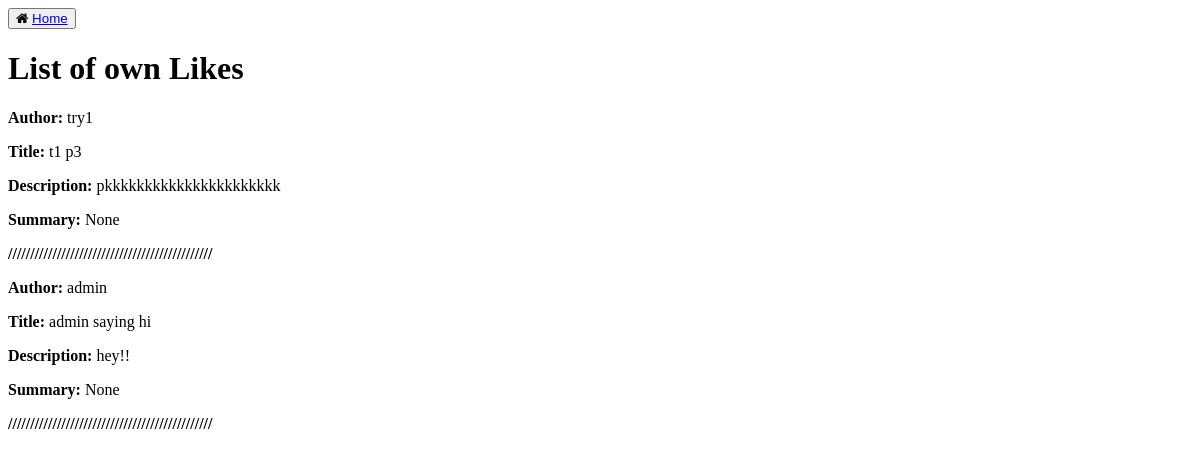
The app's page /posts/display_like/, older data.
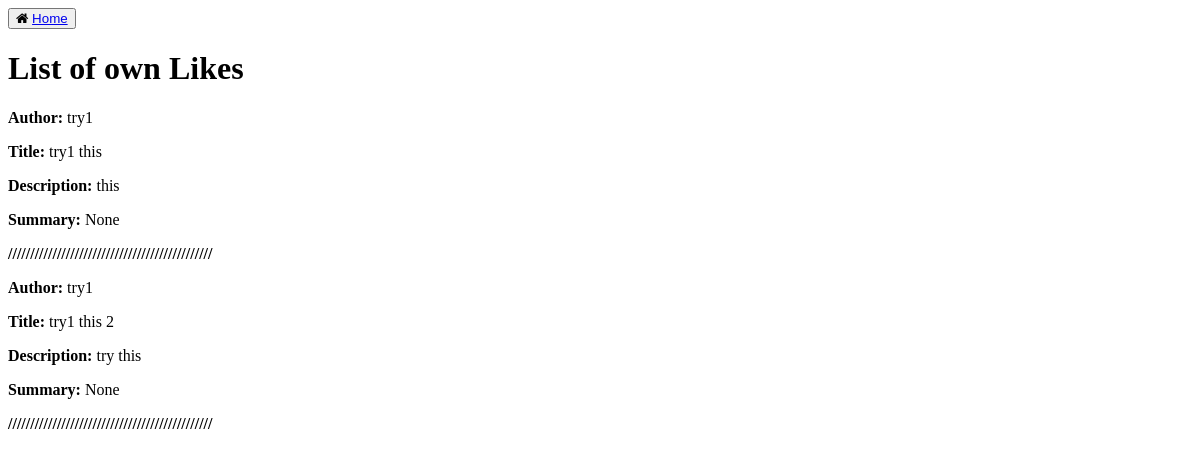
The same page, newer data.
### social_distribution/models.py (models this page shows, shortened)
class Like(models.Model):
    id = models.UUIDField(primary_key=True, default=uuid.uuid4, editable=False)
    author = models.ForeignKey(Author, on_delete=models.CASCADE)
    post = models.ForeignKey(Post, on_delete=models.CASCADE)
    summary = models.CharField(max_length=100, null=True, blank=True)
    date_created = models.DateTimeField(default=timezone.now, editable=False)

class Post(models.Model):
    id = models.UUIDField(primary_key=True, default=uuid.uuid4, editable=False)
    author = models.ForeignKey(Author, on_delete=models.CASCADE, default=None, null=True, blank=True)
    source = models.URLField(null=True, default=None)
    origin = models.URLField(null=True, default=None)
    image = models.URLField(null=True, default=None)
    title = models.CharField(max_length=100, default='')
    description = models.TextField(max_length=150, default='')
    content_type = models.CharField(max_length=30, default='text/plain')
    content = models.TextField(max_length=1000, default='')
    categories = models.CharField(max_length=100, default='')
    count = models.IntegerField(default=0)
    published = models.DateTimeField(default=timezone.now, editable=False)
    modified = models.DateTimeField(default=timezone.now)
    visibility = models.CharField(max_length=7, default='PUBLIC')
    unlisted = models.BooleanField(default=False)
    liked = models.ManyToManyField(Author, blank=True, related_name='likes')
    comments_id = models.UUIDField(default=uuid.uuid4, editable=False)

class Author(AbstractUser):
    class Meta:
        verbose_name = 'Author'
    id = models.UUIDField(primary_key=True, default=uuid.uuid4, editable=False)
    host = models.URLField()
    github = models.URLField()
    profile_image = models.URLField()
    followers = models.ManyToManyField('self')
    following = models.ManyToManyField('self')      # TODO is following field necessary?
    objects = AuthorManager()
    REQUIRED_FIELDS = ['first_name', 'last_name', 'host', 'github', 'profile_image']
    def __str__(self):
        return self.username

### posts/views.py (the view)
# urls.py: path('display_like/', views.display_like, name='display_like'),
def display_like(request):
    like = Like.objects.all()
    return render(request, 'posts/display_like.html', {'like': like})

### posts/templates/posts/display_like.html (shortened to what this page needs)
<!DOCTYPE html>
<html>
    <head>
        <link rel="stylesheet" href="https://cdnjs.cloudflare.com/ajax/libs/font-awesome/4.7.0/css/font-awesome.min.css">
        <button class="btn"><i class="fa fa-home" ></i> <a href="/">Home</a></button>
    </head>
    <body>
        <h1>List of own Likes</h1>
        <div class="like">
            {% for likes in like %}
            <div class="Like">
                <p> <b> Author: </b> {{likes.post.author}} </p>
                <p> <b> Title: </b> {{likes.post.title}} </p>
                <p> <b> Description: </b> {{likes.post.description}} </p>
                <p> <b> Summary: </b> {{likes.summary}} </p>
                <p> <b> ////////////////////////////////////////////// </b> </p>
            </div>
            {% endfor %}
        </div>
    </body>
</html>

Row changes from the older to the newer data that the page shows:
removed Like: post.author "try1", post "t1 p3", post.description "pkkkkkkkkkkkkkkkkkkkkkk", summary "None"
removed Like: post.author "admin", post "admin saying hi", post.description "hey!!", summary "None"
added Like: post.author "try1", post "try1 this", post.description "this", summary "None"
added Like: post.author "try1", post "try1 this 2", post.description "try this", summary "None"
